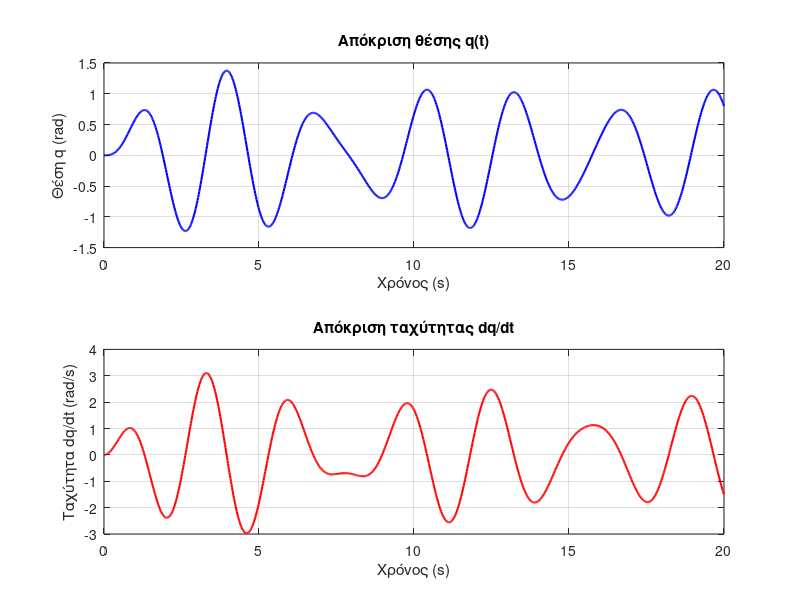

MATLAB code for this plot:
% Ορισμός παραμέτρων
m = 0.75;
L = 1.25;
c = 0.15;
g = 9.81;
A0 = 4;
omega = 2;

% Συνάρτηση εξισώσεων κατάστασης
A = [0 1; -g/L -c/(m*L^2)];
B = [0; 1/(m*L^2)];

% Χρόνος προσομοίωσης και βήμα ολοκλήρωσης
tspan = [0 20];
dt = 9e-4; % Βήμα ολοκλήρωσης μικρότερο από 10^(-3)
t = 0:dt:tspan(2);

% Είσοδος u(t) = A0*sin(omega*t)
u = A0 * sin(omega * t);

% Ορισμός της συνάρτησης κατάστασης
odefun = @(t, x) A*x + B*A0*sin(omega*t);

% Αρχικές συνθήκες
x0 = [0; 0];

% Επίλυση με ODE45
options = odeset('RelTol',1e-6,'AbsTol',1e-6); % Αύξηση ακρίβειας
[t, x] = ode45(odefun, tspan, x0, options);

% Γραφικές Παραστάσεις
figure;
subplot(2,1,1);
plot(t, x(:,1), 'b', 'LineWidth', 1.5);
xlabel('Χρόνος (s)'); ylabel('Θέση q (rad)'); grid on;
title('Απόκριση θέσης q(t)');

subplot(2,1,2);
plot(t, x(:,2), 'r', 'LineWidth', 1.5);
xlabel('Χρόνος (s)'); ylabel('Ταχύτητα dq/dt (rad/s)'); grid on;
title('Απόκριση ταχύτητας dq/dt');

